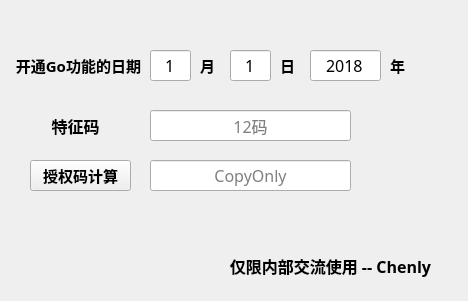
<?xml version="1.0" encoding="UTF-8"?>
<ui version="4.0">
 <class>Form</class>
 <widget class="QWidget" name="Form">
  <property name="geometry">
   <rect>
    <x>0</x>
    <y>0</y>
    <width>468</width>
    <height>301</height>
   </rect>
  </property>
  <property name="font">
   <font>
    <family>Hack</family>
    <pointsize>12</pointsize>
   </font>
  </property>
  <property name="windowTitle">
   <string>授权码计算（win7及以上）</string>
  </property>
  <widget class="QLabel" name="label_Month">
   <property name="geometry">
    <rect>
     <x>200</x>
     <y>50</y>
     <width>21</width>
     <height>31</height>
    </rect>
   </property>
   <property name="font">
    <font>
     <family>Aharoni</family>
     <pointsize>11</pointsize>
     <weight>75</weight>
     <bold>true</bold>
    </font>
   </property>
   <property name="text">
    <string>月</string>
   </property>
  </widget>
  <widget class="QLabel" name="label_day">
   <property name="geometry">
    <rect>
     <x>280</x>
     <y>50</y>
     <width>21</width>
     <height>31</height>
    </rect>
   </property>
   <property name="font">
    <font>
     <family>Aharoni</family>
     <pointsize>11</pointsize>
     <weight>75</weight>
     <bold>true</bold>
    </font>
   </property>
   <property name="text">
    <string>日</string>
   </property>
  </widget>
  <widget class="QLabel" name="label_Year">
   <property name="geometry">
    <rect>
     <x>390</x>
     <y>50</y>
     <width>21</width>
     <height>31</height>
    </rect>
   </property>
   <property name="font">
    <font>
     <family>Aharoni</family>
     <pointsize>11</pointsize>
     <weight>75</weight>
     <bold>true</bold>
    </font>
   </property>
   <property name="text">
    <string>年</string>
   </property>
  </widget>
  <widget class="QLabel" name="label_VaildDate">
   <property name="geometry">
    <rect>
     <x>10</x>
     <y>50</y>
     <width>131</width>
     <height>31</height>
    </rect>
   </property>
   <property name="font">
    <font>
     <family>Hack</family>
     <pointsize>11</pointsize>
     <weight>75</weight>
     <bold>true</bold>
    </font>
   </property>
   <property name="text">
    <string>开通Go功能的日期</string>
   </property>
   <property name="alignment">
    <set>Qt::AlignRight|Qt::AlignTrailing|Qt::AlignVCenter</set>
   </property>
  </widget>
  <widget class="QLabel" name="label_FeatureCode">
   <property name="geometry">
    <rect>
     <x>10</x>
     <y>110</y>
     <width>131</width>
     <height>31</height>
    </rect>
   </property>
   <property name="font">
    <font>
     <family>Hack</family>
     <pointsize>12</pointsize>
     <weight>75</weight>
     <bold>true</bold>
    </font>
   </property>
   <property name="text">
    <string>特征码</string>
   </property>
   <property name="alignment">
    <set>Qt::AlignCenter</set>
   </property>
  </widget>
  <widget class="QPushButton" name="pushButton_AuthorizedCode">
   <property name="geometry">
    <rect>
     <x>30</x>
     <y>160</y>
     <width>101</width>
     <height>31</height>
    </rect>
   </property>
   <property name="font">
    <font>
     <family>Hack</family>
     <pointsize>11</pointsize>
     <weight>75</weight>
     <bold>true</bold>
    </font>
   </property>
   <property name="text">
    <string>授权码计算</string>
   </property>
   <property name="shortcut">
    <string>Return, Enter</string>
   </property>
  </widget>
  <widget class="QLabel" name="label_FeatureCode_2">
   <property name="geometry">
    <rect>
     <x>70</x>
     <y>250</y>
     <width>361</width>
     <height>31</height>
    </rect>
   </property>
   <property name="font">
    <font>
     <family>Hack</family>
     <pointsize>12</pointsize>
     <weight>75</weight>
     <bold>true</bold>
    </font>
   </property>
   <property name="text">
    <string>仅限内部交流使用 -- Chenly</string>
   </property>
   <property name="alignment">
    <set>Qt::AlignRight|Qt::AlignTrailing|Qt::AlignVCenter</set>
   </property>
  </widget>
  <widget class="QLineEdit" name="lineEdit_AuthorizedCode">
   <property name="geometry">
    <rect>
     <x>150</x>
     <y>160</y>
     <width>201</width>
     <height>31</height>
    </rect>
   </property>
   <property name="maxLength">
    <number>14</number>
   </property>
   <property name="alignment">
    <set>Qt::AlignCenter</set>
   </property>
   <property name="placeholderText">
    <string>CopyOnly</string>
   </property>
  </widget>
  <widget class="QLineEdit" name="lineEdit_FeatureCode">
   <property name="geometry">
    <rect>
     <x>150</x>
     <y>110</y>
     <width>201</width>
     <height>31</height>
    </rect>
   </property>
   <property name="maxLength">
    <number>12</number>
   </property>
   <property name="alignment">
    <set>Qt::AlignCenter</set>
   </property>
   <property name="placeholderText">
    <string>12码</string>
   </property>
  </widget>
  <widget class="QLineEdit" name="lineEdit_Month">
   <property name="geometry">
    <rect>
     <x>150</x>
     <y>50</y>
     <width>41</width>
     <height>31</height>
    </rect>
   </property>
   <property name="text">
    <string>1</string>
   </property>
   <property name="maxLength">
    <number>2</number>
   </property>
   <property name="alignment">
    <set>Qt::AlignCenter</set>
   </property>
  </widget>
  <widget class="QLineEdit" name="lineEdit_Day">
   <property name="geometry">
    <rect>
     <x>230</x>
     <y>50</y>
     <width>41</width>
     <height>31</height>
    </rect>
   </property>
   <property name="text">
    <string>1</string>
   </property>
   <property name="maxLength">
    <number>2</number>
   </property>
   <property name="alignment">
    <set>Qt::AlignCenter</set>
   </property>
  </widget>
  <widget class="QLineEdit" name="lineEdit_Year">
   <property name="geometry">
    <rect>
     <x>310</x>
     <y>50</y>
     <width>71</width>
     <height>31</height>
    </rect>
   </property>
   <property name="text">
    <string>2018</string>
   </property>
   <property name="maxLength">
    <number>4</number>
   </property>
   <property name="alignment">
    <set>Qt::AlignCenter</set>
   </property>
   <property name="placeholderText">
    <string>在此输入12码授权码</string>
   </property>
  </widget>
 </widget>
 <tabstops>
  <tabstop>lineEdit_Month</tabstop>
  <tabstop>lineEdit_Day</tabstop>
  <tabstop>lineEdit_Year</tabstop>
  <tabstop>lineEdit_FeatureCode</tabstop>
  <tabstop>pushButton_AuthorizedCode</tabstop>
  <tabstop>lineEdit_AuthorizedCode</tabstop>
 </tabstops>
 <resources/>
 <connections/>
</ui>
